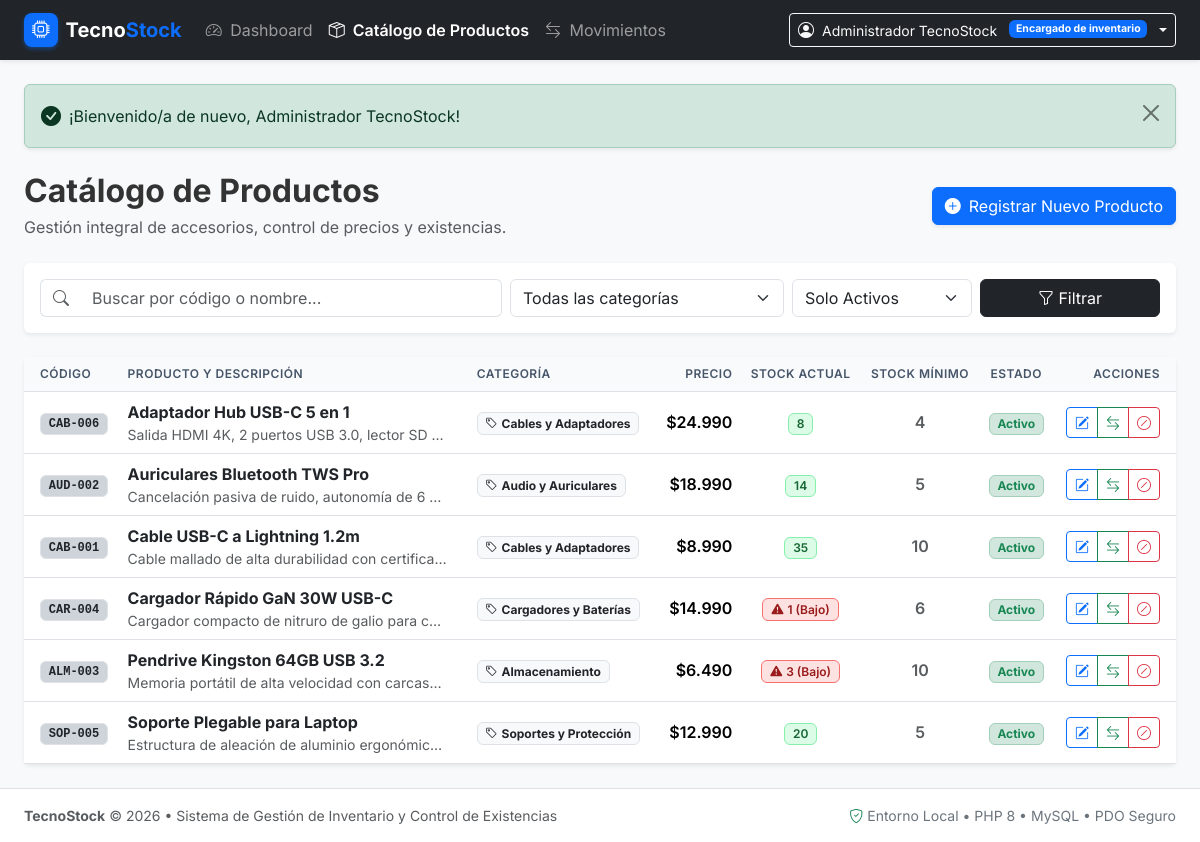
The app's page /productos.php (signed in) with its own data.
### tables this page shows
CREATE TABLE `productos` (
  `id_producto` INT AUTO_INCREMENT PRIMARY KEY,
  `codigo` VARCHAR(50) NOT NULL UNIQUE,
  `nombre` VARCHAR(150) NOT NULL,
  `descripcion` TEXT NULL,
  `precio` DECIMAL(10,2) NOT NULL DEFAULT 0.00,
  `stock_actual` INT NOT NULL DEFAULT 0,
  `stock_minimo` INT NOT NULL DEFAULT 0,
  `estado` TINYINT(1) NOT NULL DEFAULT 1 COMMENT '1: Activo, 0: Desactivado',
  `id_categoria` INT NOT NULL,
  `creado_en` DATETIME NOT NULL DEFAULT CURRENT_TIMESTAMP,
  `actualizado_en` DATETIME NOT NULL DEFAULT CURRENT_TIMESTAMP ON UPDATE CURRENT_TIMESTAMP,
  CONSTRAINT `chk_precio_positivo` CHECK (`precio` >= 0),
  CONSTRAINT `chk_stock_actual_positivo` CHECK (`stock_actual` >= 0),
  CONSTRAINT `chk_stock_minimo_positivo` CHECK (`stock_minimo` >= 0),
  CONSTRAINT `fk_producto_categoria` FOREIGN KEY (`id_categoria`) 
    REFERENCES `categorias` (`id_categoria`) 
    ON UPDATE CASCADE 
    ON DELETE RESTRICT
);

CREATE TABLE `categorias` (
  `id_categoria` INT AUTO_INCREMENT PRIMARY KEY,
  `nombre` VARCHAR(100) NOT NULL UNIQUE,
  `descripcion` TEXT NULL,
  `estado` TINYINT(1) NOT NULL DEFAULT 1 COMMENT '1: Activa, 0: Inactiva',
  `creada_en` DATETIME NOT NULL DEFAULT CURRENT_TIMESTAMP
);

### productos.php (the view, shortened to what this page needs)
<?php
require_once __DIR__ . '/config/db.php';
$buscar     = trim($_GET['buscar'] ?? '');
$estadoF    = trim($_GET['estado'] ?? 'activos');
try {
    $sql = "
        SELECT p.id_producto, p.codigo, p.nombre, p.descripcion, p.precio,
               p.stock_actual, p.stock_minimo, p.estado,
               c.nombre AS categoria_nombre,
               (SELECT COUNT(*) FROM movimientos m WHERE m.id_producto = p.id_producto) AS total_movimientos
        FROM productos p
        INNER JOIN categorias c ON p.id_categoria = c.id_categoria
        WHERE 1=1
    ";
    $params = [];
    if ($estadoF === 'activos') {
        $sql .= " AND p.estado = 1";
    } elseif ($estadoF === 'desactivados') {
        $sql .= " AND p.estado = 0";
    }
    $sql .= " ORDER BY p.estado DESC, p.nombre ASC";
    $stmtProds = $pdo->prepare($sql);
    $stmtProds->execute($params);
    $productos = $stmtProds->fetchAll();
} catch (PDOException $e) {
    die("Error al consultar el catálogo de productos: " . htmlspecialchars($e->getMessage()));
}
require_once __DIR__ . '/includes/header.php';
?>
<div class="d-flex flex-column flex-md-row justify-content-between align-items-md-center gap-3 mb-4">
    <div>
        <h2 class="fw-bold mb-1">Catálogo de Productos</h2>
        <p class="text-muted mb-0">Gestión integral de accesorios, control de precios y existencias.</p>
    </div>
    <div>
        <a href="producto_crear.php" class="btn btn-primary d-flex align-items-center gap-2 shadow-sm">
            <i class="bi bi-plus-circle-fill"></i> Registrar Nuevo Producto
        </a>
    </div>
</div>
<div class="card border-0 shadow-sm mb-4">
    <div class="card-body p-3">
        <form method="GET" action="productos.php" class="row g-2 align-items-center">
            <div class="col-12 col-md-5">
                <div class="input-group">
                    <span class="input-group-text bg-white border-end-0 text-muted"><i class="bi bi-search"></i></span>
                    <input type="text" name="buscar" class="form-control border-start-0" placeholder="Buscar por código o nombre..." value="<?= htmlspecialchars($buscar); ?>">
                </div>
            </div>
            <div class="col-12 col-sm-6 col-md-3">
                <select name="categoria" class="form-select">
                    <option value="">Todas las categorías</option>
                </select>
            </div>
            <div class="col-12 col-sm-6 col-md-2">
                <select name="estado" class="form-select">
                    <option value="activos" <?= ($estadoF === 'activos') ? 'selected' : ''; ?>>Solo Activos</option>
                </select>
            </div>
            <div class="col-12 col-md-2 d-flex gap-2">
                <button type="submit" class="btn btn-dark w-100">
                    <i class="bi bi-funnel"></i> Filtrar
                </button>
            </div>
        </form>
    </div>
</div>
<div class="card border-0 shadow-sm">
    <div class="card-body p-0">
        <?php if (!empty($productos)): ?>
            <div class="table-responsive">
                <table class="table table-hover align-middle mb-0">
                    <thead>
                        <tr>
                            <th class="ps-3">Código</th>
                            <th>Producto y Descripción</th>
                            <th>Categoría</th>
                            <th class="text-end">Precio</th>
                            <th class="text-center">Stock Actual</th>
                            <th class="text-center">Stock Mínimo</th>
                            <th class="text-center">Estado</th>
                            <th class="text-end pe-3">Acciones</th>
                        </tr>
                    </thead>
                    <tbody>
                        <?php foreach ($productos as $p): ?>
                            <?php
                                $esStockBajo = ($p['stock_actual'] <= $p['stock_minimo']) && ((int)$p['estado'] === 1);
                            ?>
                            <tr class="<?= $esStockBajo ? 'row-stock-critico' : ''; ?> <?= ((int)$p['estado'] === 0) ? 'table-secondary opacity-75' : ''; ?>">
                                <td class="ps-3">
                                    <span class="badge bg-dark-subtle text-dark border font-monospace">
                                        <?= htmlspecialchars($p['codigo']); ?>
                                    </span>
                                </td>
                                <td>
                                    <strong class="text-dark"><?= htmlspecialchars($p['nombre']); ?></strong>
                                    <?php if (!empty($p['descripcion'])): ?>
                                        <div class="small text-muted text-truncate" style="max-width: 320px;">
                                            <?= htmlspecialchars($p['descripcion']); ?>
                                        </div>
                                    <?php endif; ?>
                                </td>
                                <td>
                                    <span class="badge bg-light text-dark border">
                                        <i class="bi bi-tag me-1"></i><?= htmlspecialchars($p['categoria_nombre']); ?>
                                    </span>
                                </td>
                                <td class="text-end fw-semibold">
                                    <?= formatPrice($p['precio']); ?>
                                </td>
                                <td class="text-center">
                                    <?php if ($esStockBajo): ?>
                                        <span class="badge badge-stock-critico px-2 py-1" title="¡Stock actual menor o igual al mínimo!">
                                            <i class="bi bi-exclamation-triangle-fill me-1"></i><?= $p['stock_actual']; ?> (Bajo)
                                        </span>
                                    <?php else: ?>
                                        <span class="badge badge-stock-normal px-2 py-1">
                                            <?= $p['stock_actual']; ?>
                                        </span>
                                    <?php endif; ?>
                                </td>
                                <td class="text-center text-muted fw-semibold">
                                    <?= $p['stock_minimo']; ?>
                                </td>
                                <td class="text-center">
                                    <?php if ((int)$p['estado'] === 1): ?>
                                        <span class="badge bg-success-subtle text-success border border-success-subtle">Activo</span>
                                    <?php else: ?>
                                        <span class="badge bg-secondary-subtle text-secondary border border-secondary-subtle">Desactivado</span>
                                    <?php endif; ?>
                                </td>
                                <td class="text-end pe-3">
                                    <div class="btn-group btn-group-sm">
                                        <a href="producto_editar.php?id=<?= $p['id_producto']; ?>" class="btn btn-outline-primary" title="Editar producto">
                                            <i class="bi bi-pencil-square"></i>
                                        </a>
                                        <?php if ((int)$p['estado'] === 1): ?>
                                            <a href="movimiento_registrar.php?producto_id=<?= $p['id_producto']; ?>" class="btn btn-outline-success" title="Registrar movimiento (Entrada / Salida)">
                                                <i class="bi bi-arrow-left-right"></i>
                                            </a>
                                        <?php endif; ?>
                                        <?php if ((int)$p['estado'] === 1): ?>
                                            <button type="button" class="btn btn-outline-danger" title="Desactivar producto"
                                                    onclick="confirmarDesactivacion('<?= addslashes(htmlspecialchars($p['nombre'])); ?>', 'producto_desactivar.php?id=<?= $p['id_producto']; ?>&accion=desactivar');">
                                                <i class="bi bi-slash-circle"></i>
                                            </button>
                                        <?php else: ?>
                                            <a href="producto_desactivar.php?id=<?= $p['id_producto']; ?>&accion=activar" class="btn btn-outline-secondary" title="Reactivar producto">
                                                <i class="bi bi-arrow-counterclockwise"></i>
                                            </a>
                                        <?php endif; ?>
                                    </div>
                                </td>
                            </tr>
                        <?php endforeach; ?>
                    </tbody>
                </table>
            </div>
        <?php endif; ?>
    </div>
</div>
<?php require_once __DIR__ . '/includes/footer.php'; ?>

### assets/css/styles.css (style rules this page uses)
:root { --primary-color: #0d6efd; --dark-color: #212529; --warning-stock: #ffc107; --danger-stock: #dc3545; }
body { font-family: 'Inter', -apple-system, BlinkMacSystemFont, "Segoe UI", Roboto, Helvetica, Arial, sans-serif; color: #333333; }
.badge-stock-critico { background-color: #fee2e2; color: #991b1b; border: 1px solid #f87171; font-weight: 600; }
.badge-stock-normal { background-color: #dcfce7; color: #166534; border: 1px solid #86efac; font-weight: 600; }
.row-stock-critico { background-color: rgba(254, 226, 226, 0.35) !important; }
.table th { font-weight: 600; text-transform: uppercase; font-size: 0.75rem; letter-spacing: 0.5px; background-color: #f8fafc; color: #475569; }

### records on screen
productos: codigo "CAB-006", nombre "Adaptador Hub USB-C 5 en 1", descripcion "Salida HDMI 4K, 2 puertos USB 3.0, lector SD…", id_categoria.nombre "Cables y Adaptadores", precio "$24.990", stock_actual "8", stock_minimo "4", estado "Activo"
productos: codigo "AUD-002", nombre "Auriculares Bluetooth TWS Pro", descripcion "Cancelación pasiva de ruido, autonomía de 6…", id_categoria.nombre "Audio y Auriculares", precio "$18.990", stock_actual "14", stock_minimo "5", estado "Activo"
productos: codigo "CAB-001", nombre "Cable USB-C a Lightning 1.2m", descripcion "Cable mallado de alta durabilidad con certifica…", id_categoria.nombre "Cables y Adaptadores", precio "$8.990", stock_actual "35", stock_minimo "10", estado "Activo"
productos: codigo "CAR-004", nombre "Cargador Rápido GaN 30W USB-C", descripcion "Cargador compacto de nitruro de galio para c…", id_categoria.nombre "Cargadores y Baterías", precio "$14.990", stock_actual "1", stock_minimo "6", estado "Activo"
productos: codigo "ALM-003", nombre "Pendrive Kingston 64GB USB 3.2", descripcion "Memoria portátil de alta velocidad con carcas…", id_categoria.nombre "Almacenamiento", precio "$6.490", stock_actual "3", stock_minimo "10", estado "Activo"
productos: codigo "SOP-005", nombre "Soporte Plegable para Laptop", descripcion "Estructura de aleación de aluminio ergonómic…", id_categoria.nombre "Soportes y Protección", precio "$12.990", stock_actual "20", stock_minimo "5", estado "Activo"

### other values on screen
$usuarioActual['nombre'] "Administrador TecnoStock"
$usuarioActual['rol'] "Encargado de inventario"
$msg "¡Bienvenido/a de nuevo, Administrador TecnoStock!"
